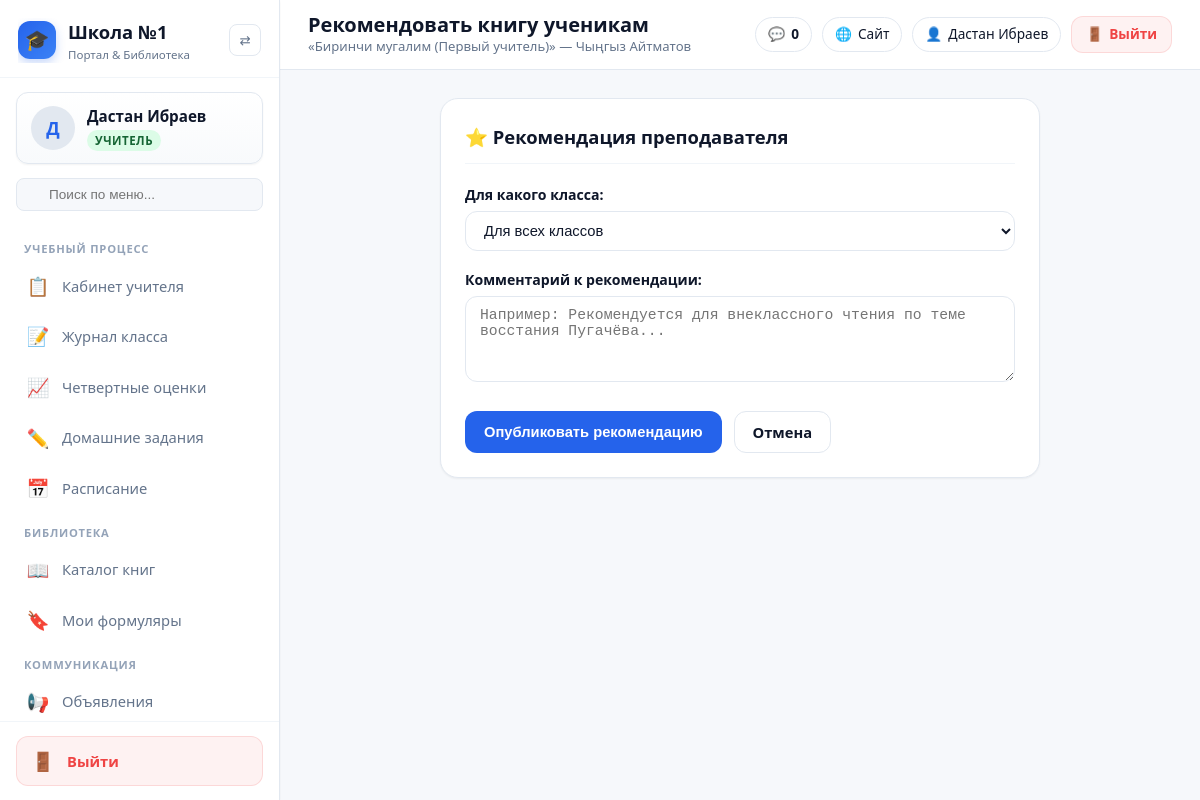
The page /library/book/2/recommend/ (signed in) on the database its author committed.
### accounts/models.py (models this page shows, shortened)
class User(AbstractUser):
    role = models.CharField(
        max_length=20,
        choices=Role.choices,
        default=Role.STUDENT,
        verbose_name="Роль"
    )
    phone = models.CharField(
        max_length=30,
        blank=True,
        verbose_name="Номер телефона"
    )
    linked_gmail = models.EmailField(
        blank=True,
        null=True,
        verbose_name="Привязанный Gmail",
        help_text="Для сброса пароля и уведомлений"
    )
    avatar = models.ImageField(
        upload_to='avatars/',
        null=True,
        blank=True,
        verbose_name="Фото профиля"
    )
    preferred_language = models.CharField(
        max_length=10,
        default='ru',
        choices=[
            ('ru', 'Русский'),
            ('kg', 'Кыргызча'),
            ('en', 'English'),
        ],
        verbose_name="Язык интерфейса"
    )
    font_size = models.CharField(
        max_length=10,
        default='normal',
        choices=[
            ('compact', 'Компактный (90%)'),
            ('normal', 'Стандартный (100%)'),
            ('large', 'Крупный (115%)'),
        ],
        verbose_name="Размер текста"
    )
    class Meta:
        verbose_name = "Пользователь"
        verbose_name_plural = "Пользователи"
    @property
    def is_student(self):
        return self.role == Role.STUDENT
    @property
    def is_parent(self):
        return self.role == Role.PARENT
    @property
    def is_teacher(self):
        return self.role == Role.TEACHER
    @property
    def is_librarian(self):
        return self.role == Role.LIBRARIAN
    @property
    def role_title(self):
        return dict(Role.choices).get(self.role, self.role)
    @property
    def role_badge_class(self):
        classes = {
            Role.STUDENT: 'badge-student',
            Role.PARENT: 'badge-parent',
            Role.TEACHER: 'badge-teacher',
            Role.LIBRARIAN: 'badge-librarian',
            Role.DIRECTOR: 'badge-director',
        }
        return classes.get(self.role, 'badge-secondary')
    @property
    def display_name(self):
        full = self.get_full_name()
        if full.strip():
            return full
        return self.username

### library/models.py (models this page shows, shortened)
class Book(models.Model):
    LANG_CHOICES = [
        ('ru', 'Русский'),
        ('kg', 'Кыргызча'),
        ('en', 'Английский'),
    ]
    GRADE_CHOICES = [(i, f"{i} класс") for i in range(1, 12)]
    title = models.CharField(max_length=255, verbose_name="Название книги")
    author = models.CharField(max_length=255, verbose_name="Автор")
    genre = models.ForeignKey(Genre, on_delete=models.SET_NULL, null=True, blank=True, related_name='books', verbose_name="Жанр")
    grade_level = models.PositiveSmallIntegerField(null=True, blank=True, choices=GRADE_CHOICES, verbose_name="Рекомендуемый класс")
    language = models.CharField(max_length=10, choices=LANG_CHOICES, default='ru', verbose_name="Язык")
    publication_year = models.PositiveIntegerField(null=True, blank=True, verbose_name="Год издания")
    isbn = models.CharField(max_length=30, blank=True, verbose_name="ISBN")
    description = models.TextField(blank=True, verbose_name="Описание / Аннотация")
    cover_image = models.ImageField(upload_to='book_covers/', null=True, blank=True, verbose_name="Обложка")
    is_new = models.BooleanField(default=False, verbose_name="Новинка")
    created_at = models.DateTimeField(auto_now_add=True, verbose_name="Добавлена в базу")
    class Meta:
        verbose_name = "Книга"
        verbose_name_plural = "Книги"
        ordering = ['title']

### library/views.py (the view, shortened to what this page needs)
# urls.py: path('book/<int:book_id>/recommend/', views.recommend_book_view, name='recommend_book'),
@login_required
@role_required(['teacher'])
def recommend_book_view(request, book_id):
    book = get_object_or_404(Book, id=book_id)
    classes = SchoolClass.objects.all().order_by('number', 'letter')
    return render(request, 'library/recommend_book.html', {'book': book, 'classes': classes})

### school/models.py (called while the page is built)
    @property
    def name(self):
        return f"{self.number}-{self.letter}"

### templates/library/recommend_book.html (shortened to what this page needs)
{% extends 'base.html' %}
{% load static %}
{% block page_title %}Рекомендовать книгу ученикам{% endblock %}
{% block page_subtitle %}«{{ book.title }}» — {{ book.author }}{% endblock %}
{% block content %}
<div style="max-width: 600px; margin: 0 auto;">
  <div class="card">
    <div class="card-header">
      <h2 class="card-title">⭐ Рекомендация преподавателя</h2>
    </div>
    <form method="post">
      <div class="form-group">
        <label class="form-label">Для какого класса:</label>
        <select name="target_class" class="form-select">
          <option value="">Для всех классов</option>
        </select>
      </div>
      <div class="form-group">
        <label class="form-label">Комментарий к рекомендации:</label>
        <textarea name="note" class="form-control" rows="4" placeholder="Например: Рекомендуется для внеклассного чтения по теме восстания Пугачёва..."></textarea>
      </div>
      <div style="margin-top: 24px; display: flex; gap: 12px;">
        <button type="submit" class="btn btn-primary">
          Опубликовать рекомендацию
        </button>
        <a href="{% url 'library:book_detail' book.id %}" class="btn btn-outline">
          Отмена
        </a>
      </div>
    </form>
  </div>
</div>
{% endblock %}

### templates/base.html (shortened to what this page needs)
{% load static %}
<!DOCTYPE html>
<html lang="ru">
<head>
  <link rel="stylesheet" href="{% static 'css/style.css' %}">
</head>
<body class="{% if request.user.is_authenticated and request.user.font_size == 'compact' %}font-compact{% elif request.user.is_authenticated and request.user.font_size == 'large' %}font-large{% endif %}">
  <div class="app-layout">
    {% if request.user.is_authenticated %}
    <aside class="sidebar" id="sidebar">
      <div class="sidebar-header">
        <a href="{% url 'dashboard' %}" class="brand-link">
          <div class="brand-icon">🎓</div>
          <div class="brand-text">
            <div>Школа №1</div>
            <div style="font-size: 0.72rem; color: var(--text-muted); font-weight: 500;">Портал & Библиотека</div>
          </div>
        </a>
        <button type="button" class="sidebar-toggle-btn" id="sidebarToggle" title="Свернуть/развернуть меню">
          ⇄
        </button>
      </div>
      <div class="sidebar-profile-card">
        {% if request.user.avatar %}
          <img src="{{ request.user.avatar.url }}" alt="{{ request.user.display_name }}" class="profile-avatar">
        {% else %}
          <div class="profile-avatar">
            {{ request.user.first_name|default:request.user.username|slice:":1"|upper }}
          </div>
        {% endif %}
        <div class="profile-info">
          <div class="profile-name" title="{{ request.user.display_name }}">{{ request.user.display_name }}</div>
          <span class="profile-badge {{ request.user.role_badge_class }}">
            {{ request.user.role_title }}
          </span>
        </div>
      </div>
      <div class="sidebar-search">
        <div class="sidebar-search-wrapper">
          <input type="text" class="sidebar-search-input" id="sidebarSearch" placeholder="Поиск по меню...">
        </div>
      </div>
      <nav class="sidebar-nav">
        {% if request.user.is_student %}
          <div class="nav-group-title">Учебный процесс</div>
          <a href="{% url 'school:student_cabinet' %}" class="nav-link {% if request.resolver_match.url_name == 'student_cabinet' %}active{% endif %}">
            <span class="nav-icon">📊</span>
            <span class="nav-label">Мой кабинет</span>
          </a>
          <a href="{% url 'school:schedule' %}" class="nav-link {% if request.resolver_match.url_name == 'schedule' %}active{% endif %}">
            <span class="nav-icon">📅</span>
            <span class="nav-label">Расписание уроков</span>
          </a>
          <div class="nav-group-title">Библиотека</div>
          <a href="{% url 'library:catalog' %}" class="nav-link {% if request.resolver_match.url_name == 'catalog' %}active{% endif %}">
            <span class="nav-icon">📖</span>
            <span class="nav-label">Каталог книг</span>
          </a>
          <a href="{% url 'library:my_books' %}" class="nav-link {% if request.resolver_match.url_name == 'my_books' %}active{% endif %}">
            <span class="nav-icon">🔖</span>
            <span class="nav-label">Мои книги и брони</span>
            {% if user_overdue_books_count > 0 %}
              <span class="nav-counter counter-danger" title="Просрочено книг!">{{ user_overdue_books_count }}</span>
            {% elif user_active_loans_count > 0 %}
              <span class="nav-counter">{{ user_active_loans_count }}</span>
            {% endif %}
          </a>
          <div class="nav-group-title">Школа</div>
          <a href="{% url 'school:announcements' %}" class="nav-link {% if request.resolver_match.url_name == 'announcements' %}active{% endif %}">
            <span class="nav-icon">📢</span>
            <span class="nav-label">Объявления</span>
          </a>
          <a href="{% url 'school:messages' %}" class="nav-link {% if request.resolver_match.url_name == 'messages' %}active{% endif %}">
            <span class="nav-icon">💬</span>
            <span class="nav-label">Сообщения</span>
            {% if unread_messages_count > 0 %}
              <span class="nav-counter">{{ unread_messages_count }}</span>
            {% endif %}
          </a>
        {% elif request.user.is_teacher %}
          <div class="nav-group-title">Учебный процесс</div>
          <a href="{% url 'school:teacher_cabinet' %}" class="nav-link {% if request.resolver_match.url_name == 'teacher_cabinet' %}active{% endif %}">
            <span class="nav-icon">📋</span>
            <span class="nav-label">Кабинет учителя</span>
          </a>
          <a href="{% url 'school:class_journal' %}" class="nav-link {% if request.resolver_match.url_name == 'class_journal' %}active{% endif %}">
            <span class="nav-icon">📝</span>
            <span class="nav-label">Журнал класса</span>
          </a>
          <a href="{% url 'school:quarter_grades' %}" class="nav-link {% if request.resolver_match.url_name == 'quarter_grades' %}active{% endif %}">
            <span class="nav-icon">📈</span>
            <span class="nav-label">Четвертные оценки</span>
          </a>
          <a href="{% url 'school:homework_manage' %}" class="nav-link {% if request.resolver_match.url_name == 'homework_manage' %}active{% endif %}">
            <span class="nav-icon">✏️</span>
            <span class="nav-label">Домашние задания</span>
          </a>
          <a href="{% url 'school:schedule' %}" class="nav-link {% if request.resolver_match.url_name == 'schedule' %}active{% endif %}">
            <span class="nav-icon">📅</span>
            <span class="nav-label">Расписание</span>
          </a>
          <div class="nav-group-title">Библиотека</div>
          <a href="{% url 'library:catalog' %}" class="nav-link {% if request.resolver_match.url_name == 'catalog' %}active{% endif %}">
            <span class="nav-icon">📖</span>
            <span class="nav-label">Каталог книг</span>
          </a>
          <a href="{% url 'library:my_books' %}" class="nav-link {% if request.resolver_match.url_name == 'my_books' %}active{% endif %}">
            <span class="nav-icon">🔖</span>
            <span class="nav-label">Мои формуляры</span>
          </a>
          <div class="nav-group-title">Коммуникация</div>
          <a href="{% url 'school:announcements' %}" class="nav-link {% if request.resolver_match.url_name == 'announcements' %}active{% endif %}">
            <span class="nav-icon">📢</span>
            <span class="nav-label">Объявления</span>
          </a>
        {% endif %}
      </nav>
      <div class="sidebar-footer">
        <a href="{% url 'logout' %}" class="logout-btn-nav" title="Выйти из системы">
          <span class="nav-icon">🚪</span>
          <span class="logout-text">Выйти</span>
        </a>
      </div>
    </aside>
    {% endif %}
    <div class="main-wrapper" style="{% if not request.user.is_authenticated %}margin-left: 0;{% endif %}">
      <header class="topbar">
        <div class="topbar-left">
          <div class="topbar-titles">
            <h1 class="page-title">{% block page_title %}Школьный портал{% endblock %}</h1>
            <div class="page-subtitle">{% block page_subtitle %}{% endblock %}</div>
          </div>
        </div>
        <div class="topbar-right">
          {% if request.user.is_authenticated %}
            <a href="{% url 'school:messages' %}" class="topbar-chip" title="Личные сообщения">
              💬 <span style="font-weight: 600;">{{ unread_messages_count }}</span>
            </a>
            <a href="{% url 'home' %}" class="topbar-chip topbar-chip-site" title="Перейти на сайт школы">
              🌐 <span class="hide-mobile">Сайт</span>
            </a>
            <a href="{% url 'accounts:settings' %}" class="topbar-chip topbar-chip-user" title="Профиль: {{ request.user.display_name }}">
              👤 <span class="hide-mobile">{{ request.user.display_name|truncatechars:14 }}</span>
            </a>
            <a href="{% url 'logout' %}" class="topbar-logout-link" title="Выйти из учётной записи">
              <span>🚪</span> <span class="hide-mobile">Выйти</span>
            </a>
          {% endif %}
        </div>
      </header>
      <main class="content-body">
        {% block content %}{% endblock %}
      </main>
    </div>
  </div>
</body>
</html>

### rows shown on the page
User: user.first_name "Д", user.display_name "Дастан Ибраев", user.role_title "УЧИТЕЛЬ"
Book: title "Биринчи мугалим (Первый учитель)", author "Чыңгыз Айтматов"

### other values the page prints
{{ unread_messages_count }} "0"
